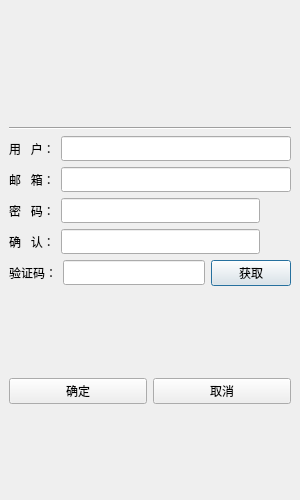
<?xml version="1.0" encoding="UTF-8"?>
<ui version="4.0">
 <class>RegisterDialog</class>
 <widget class="QDialog" name="RegisterDialog">
  <property name="geometry">
   <rect>
    <x>0</x>
    <y>0</y>
    <width>300</width>
    <height>500</height>
   </rect>
  </property>
  <property name="minimumSize">
   <size>
    <width>300</width>
    <height>500</height>
   </size>
  </property>
  <property name="maximumSize">
   <size>
    <width>300</width>
    <height>500</height>
   </size>
  </property>
  <property name="windowTitle">
   <string>Dialog</string>
  </property>
  <widget class="QStackedWidget" name="stackedWidget">
   <property name="geometry">
    <rect>
     <x>0</x>
     <y>0</y>
     <width>300</width>
     <height>500</height>
    </rect>
   </property>
   <property name="minimumSize">
    <size>
     <width>300</width>
     <height>500</height>
    </size>
   </property>
   <property name="maximumSize">
    <size>
     <width>300</width>
     <height>500</height>
    </size>
   </property>
   <property name="currentIndex">
    <number>0</number>
   </property>
   <widget class="QWidget" name="page">
    <property name="minimumSize">
     <size>
      <width>300</width>
      <height>500</height>
     </size>
    </property>
    <property name="maximumSize">
     <size>
      <width>300</width>
      <height>500</height>
     </size>
    </property>
    <layout class="QVBoxLayout" name="verticalLayout">
     <item>
      <spacer name="verticalSpacer_3">
       <property name="orientation">
        <enum>Qt::Orientation::Vertical</enum>
       </property>
       <property name="sizeHint" stdset="0">
        <size>
         <width>20</width>
         <height>88</height>
        </size>
       </property>
      </spacer>
     </item>
     <item>
      <widget class="QLabel" name="regErrTip">
       <property name="minimumSize">
        <size>
         <width>0</width>
         <height>25</height>
        </size>
       </property>
       <property name="text">
        <string/>
       </property>
       <property name="alignment">
        <set>Qt::AlignmentFlag::AlignCenter</set>
       </property>
      </widget>
     </item>
     <item>
      <widget class="Line" name="line">
       <property name="orientation">
        <enum>Qt::Orientation::Horizontal</enum>
       </property>
      </widget>
     </item>
     <item>
      <layout class="QHBoxLayout" name="horizontalLayout">
       <item>
        <widget class="QLabel" name="label">
         <property name="text">
          <string>用   户：</string>
         </property>
        </widget>
       </item>
       <item>
        <widget class="QLineEdit" name="user">
         <property name="minimumSize">
          <size>
           <width>0</width>
           <height>25</height>
          </size>
         </property>
        </widget>
       </item>
      </layout>
     </item>
     <item>
      <layout class="QHBoxLayout" name="horizontalLayout_2">
       <item>
        <widget class="QLabel" name="label_2">
         <property name="text">
          <string>邮   箱：</string>
         </property>
        </widget>
       </item>
       <item>
        <widget class="QLineEdit" name="email">
         <property name="minimumSize">
          <size>
           <width>0</width>
           <height>25</height>
          </size>
         </property>
        </widget>
       </item>
      </layout>
     </item>
     <item>
      <layout class="QHBoxLayout" name="horizontalLayout_3">
       <item>
        <widget class="QLabel" name="label_3">
         <property name="text">
          <string>密   码：</string>
         </property>
        </widget>
       </item>
       <item>
        <widget class="QLineEdit" name="password">
         <property name="minimumSize">
          <size>
           <width>0</width>
           <height>25</height>
          </size>
         </property>
         <property name="echoMode">
          <enum>QLineEdit::EchoMode::Password</enum>
         </property>
        </widget>
       </item>
       <item>
        <widget class="StatefulClickLabel" name="passLabel">
         <property name="minimumSize">
          <size>
           <width>25</width>
           <height>25</height>
          </size>
         </property>
         <property name="maximumSize">
          <size>
           <width>25</width>
           <height>25</height>
          </size>
         </property>
         <property name="cursor">
          <cursorShape>PointingHandCursor</cursorShape>
         </property>
         <property name="text">
          <string/>
         </property>
        </widget>
       </item>
      </layout>
     </item>
     <item>
      <layout class="QHBoxLayout" name="horizontalLayout_4">
       <item>
        <widget class="QLabel" name="label_10">
         <property name="text">
          <string>确   认：</string>
         </property>
        </widget>
       </item>
       <item>
        <widget class="QLineEdit" name="confirm">
         <property name="minimumSize">
          <size>
           <width>0</width>
           <height>25</height>
          </size>
         </property>
         <property name="echoMode">
          <enum>QLineEdit::EchoMode::Password</enum>
         </property>
        </widget>
       </item>
       <item>
        <widget class="StatefulClickLabel" name="confirmLabel">
         <property name="minimumSize">
          <size>
           <width>25</width>
           <height>25</height>
          </size>
         </property>
         <property name="maximumSize">
          <size>
           <width>25</width>
           <height>25</height>
          </size>
         </property>
         <property name="cursor">
          <cursorShape>PointingHandCursor</cursorShape>
         </property>
         <property name="text">
          <string/>
         </property>
        </widget>
       </item>
      </layout>
     </item>
     <item>
      <layout class="QHBoxLayout" name="horizontalLayout_5">
       <item>
        <widget class="QLabel" name="label_5">
         <property name="text">
          <string>验证码：</string>
         </property>
        </widget>
       </item>
       <item>
        <widget class="QLineEdit" name="verifyCode">
         <property name="minimumSize">
          <size>
           <width>0</width>
           <height>25</height>
          </size>
         </property>
        </widget>
       </item>
       <item>
        <widget class="CountdownButton" name="getCode">
         <property name="minimumSize">
          <size>
           <width>0</width>
           <height>25</height>
          </size>
         </property>
         <property name="text">
          <string>获取</string>
         </property>
        </widget>
       </item>
      </layout>
     </item>
     <item>
      <spacer name="verticalSpacer_2">
       <property name="orientation">
        <enum>Qt::Orientation::Vertical</enum>
       </property>
       <property name="sizeHint" stdset="0">
        <size>
         <width>20</width>
         <height>87</height>
        </size>
       </property>
      </spacer>
     </item>
     <item>
      <layout class="QHBoxLayout" name="horizontalLayout_6">
       <item>
        <widget class="QPushButton" name="sure">
         <property name="minimumSize">
          <size>
           <width>0</width>
           <height>25</height>
          </size>
         </property>
         <property name="text">
          <string>确定</string>
         </property>
        </widget>
       </item>
       <item>
        <widget class="QPushButton" name="cancelBtn">
         <property name="minimumSize">
          <size>
           <width>0</width>
           <height>25</height>
          </size>
         </property>
         <property name="text">
          <string>取消</string>
         </property>
        </widget>
       </item>
      </layout>
     </item>
     <item>
      <spacer name="verticalSpacer">
       <property name="orientation">
        <enum>Qt::Orientation::Vertical</enum>
       </property>
       <property name="sizeHint" stdset="0">
        <size>
         <width>20</width>
         <height>88</height>
        </size>
       </property>
      </spacer>
     </item>
    </layout>
   </widget>
   <widget class="QWidget" name="page_2">
    <layout class="QVBoxLayout" name="verticalLayout_2">
     <item>
      <spacer name="verticalSpacer_6">
       <property name="orientation">
        <enum>Qt::Orientation::Vertical</enum>
       </property>
       <property name="sizeHint" stdset="0">
        <size>
         <width>20</width>
         <height>132</height>
        </size>
       </property>
      </spacer>
     </item>
     <item>
      <widget class="QLabel" name="tipLb">
       <property name="minimumSize">
        <size>
         <width>0</width>
         <height>25</height>
        </size>
       </property>
       <property name="text">
        <string/>
       </property>
       <property name="alignment">
        <set>Qt::AlignmentFlag::AlignCenter</set>
       </property>
      </widget>
     </item>
     <item>
      <spacer name="verticalSpacer_5">
       <property name="orientation">
        <enum>Qt::Orientation::Vertical</enum>
       </property>
       <property name="sizeHint" stdset="0">
        <size>
         <width>20</width>
         <height>133</height>
        </size>
       </property>
      </spacer>
     </item>
     <item>
      <layout class="QHBoxLayout" name="horizontalLayout_7">
       <item>
        <spacer name="horizontalSpacer">
         <property name="orientation">
          <enum>Qt::Orientation::Horizontal</enum>
         </property>
         <property name="sizeHint" stdset="0">
          <size>
           <width>40</width>
           <height>20</height>
          </size>
         </property>
        </spacer>
       </item>
       <item>
        <widget class="QPushButton" name="backLoginBtn">
         <property name="minimumSize">
          <size>
           <width>0</width>
           <height>25</height>
          </size>
         </property>
         <property name="text">
          <string>返回登录</string>
         </property>
        </widget>
       </item>
       <item>
        <spacer name="horizontalSpacer_2">
         <property name="orientation">
          <enum>Qt::Orientation::Horizontal</enum>
         </property>
         <property name="sizeHint" stdset="0">
          <size>
           <width>40</width>
           <height>20</height>
          </size>
         </property>
        </spacer>
       </item>
      </layout>
     </item>
     <item>
      <spacer name="verticalSpacer_4">
       <property name="orientation">
        <enum>Qt::Orientation::Vertical</enum>
       </property>
       <property name="sizeHint" stdset="0">
        <size>
         <width>20</width>
         <height>132</height>
        </size>
       </property>
      </spacer>
     </item>
    </layout>
   </widget>
  </widget>
 </widget>
 <customwidgets>
  <customwidget>
   <class>CountdownButton</class>
   <extends>QPushButton</extends>
   <header>countdownbutton.h</header>
  </customwidget>
  <customwidget>
   <class>StatefulClickLabel</class>
   <extends>QLabel</extends>
   <header>statefulclicklabel.h</header>
  </customwidget>
 </customwidgets>
 <resources/>
 <connections/>
</ui>
